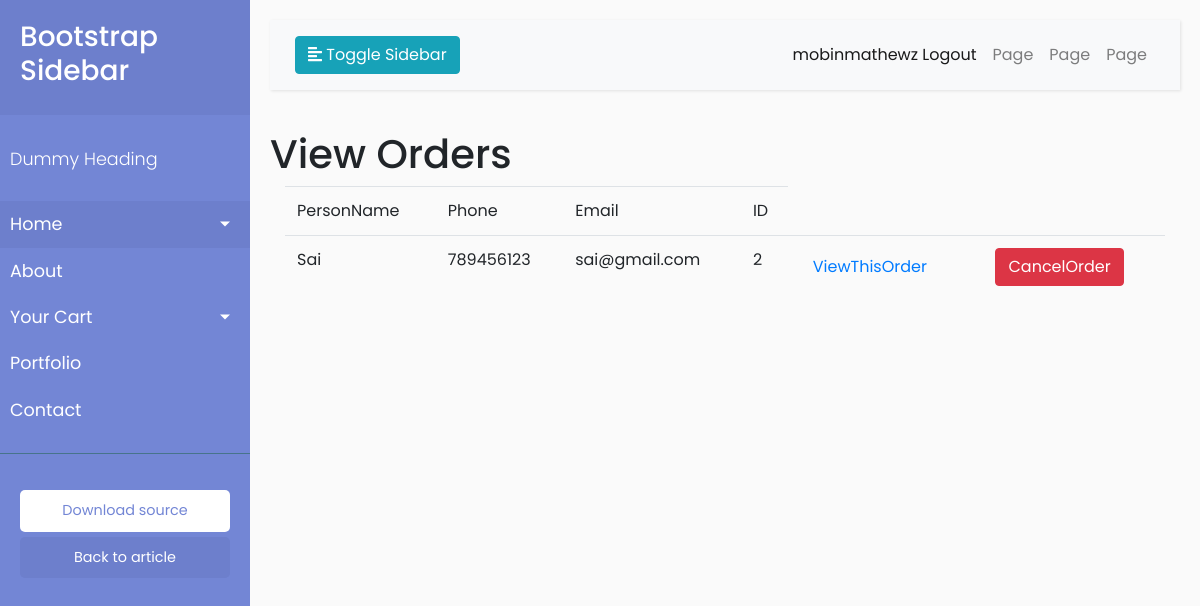
The app's page /product/vieworders/ (signed in) with its own data.
### product/models.py (models this page shows, shortened)
class Orders(models.Model):
    personname = models.CharField(max_length=120)
    address = models.CharField(max_length=120)
    pin = models.CharField(max_length=120)
    phone = models.CharField(max_length=120)
    email = models.CharField(max_length=180)
    productid = models.IntegerField()
    user = models.CharField(max_length=15)
    choice = (
        ('OrderRecieved','OrderRecieved'),
        ('Dispatched','Dispatched'),
        ('Delivered','Delivered'),
        ('Cancelled','Cancelled')
    )
    status = models.CharField(max_length=250,choices=choice,default='OrderRecieved')
    active_status = models.IntegerField(default=1)

### product/views.py (the view)
# urls.py: path('vieworders/',viewOrders,name='viewoders'),
def viewOrders(request):
    qs = Orders.objects.filter(user=request.user,active_status=1)
    context = {}
    context["qs"] = qs
    return render(request,"product/adminViewOrders.html",context)

### product/templates/product/adminViewOrders.html
<!DOCTYPE html>
{% extends "product/base.html" %}
{% block body_block %}
<h1>View Orders</h1>
<div class="container">
    <table class="table">
        <tr>
            <td>PersonName</td>
            <td>Phone</td>
            <td>Email</td>
            <td>ID</td>
        </tr>
        {% for order in qs %}
        <tr>
            <td>{{order.personname}}</td>
            <td>{{order.phone}}</td>
            <td>{{order.email}}</td>
            <td><a href="">{{order.productid}}</a></td>
            <td><a href="{%url 'orderdetail' order.id%}" class="btn btn-link">ViewThisOrder</a></td>
            <td><a href="{%url 'orderdetail' order.id%}" class="btn btn-danger">CancelOrder</a></td>
        </tr>
        {% endfor %}
    </table>
</div>
{% endblock %}

### product/templates/product/base.html (shortened to what this page needs)
<!DOCTYPE html>
<html>
{% load static %}
<head>
    <link rel="stylesheet" href="https://stackpath.bootstrapcdn.com/bootstrap/4.1.0/css/bootstrap.min.css">
    <link rel="stylesheet" href="{%static "css/style.css"%}">
</head>
<body>
    <div class="wrapper">
        <nav id="sidebar">
            <div class="sidebar-header">
                <h3>Bootstrap Sidebar</h3>
            </div>
            <ul class="list-unstyled components">
                <p>Dummy Heading</p>
                <li class="active">
                    <a href="#homeSubmenu" data-toggle="collapse" aria-expanded="false" class="dropdown-toggle">Home</a>
                </li>
                <li>
                    <a href="#">About</a>
                </li>
                <li>
                    <a href="#pageSubmenu" data-toggle="collapse" aria-expanded="false" class="dropdown-toggle">Your Cart</a>
                </li>
                <li>
                    <a href="#">Portfolio</a>
                </li>
                <li>
                    <a href="#">Contact</a>
                </li>
            </ul>
            <ul class="list-unstyled CTAs">
                <li>
                    <a href="https://bootstrapious.com/tutorial/files/sidebar.zip" class="download">Download source</a>
                </li>
                <li>
                    <a href="https://bootstrapious.com/p/bootstrap-sidebar" class="article">Back to article</a>
                </li>
            </ul>
        </nav>
        <div id="content">
            <nav class="navbar navbar-expand-lg navbar-light bg-light">
                <div class="container-fluid">
                    <button type="button" id="sidebarCollapse" class="btn btn-info">
                        <i class="fas fa-align-left"></i>
                        <span>Toggle Sidebar</span>
                    </button>
                    <div class="collapse navbar-collapse" id="navbarSupportedContent">
                        <ul class="nav navbar-nav ml-auto">
                            {% if request.user %}
                            <li class="nav-item active">
                                <a class="nav-link" href="{%url 'logoutpage'%}" >{{request.user}} Logout</a>
                            </li>
                            {% endif %}
                            <li class="nav-item">
                                <a class="nav-link" href="#">Page</a>
                            </li>
                            <li class="nav-item">
                                <a class="nav-link" href="#">Page</a>
                            </li>
                            <li class="nav-item">
                                <a class="nav-link" href="#">Page</a>
                            </li>
                        </ul>
                    </div>
                </div>
            </nav>
{% block body_block %}
    {% endblock %}
        </div>
    </div>
</body>
</html>

### product/static/css/style.css (style rules this page uses)
body { font-family: 'Poppins', sans-serif; background: #fafafa; }
p { font-family: 'Poppins', sans-serif; font-size: 1.1em; font-weight: 300; line-height: 1.7em; color: #999; }
a, a:hover, a:focus { color: inherit; text-decoration: none; transition: all 0.3s; }
.navbar { padding: 15px 10px; background: #fff; border: none; border-radius: 0; margin-bottom: 40px; box-shadow: 1px 1px 3px rgba(0, 0, 0, 0.1); }
.wrapper { display: flex; width: 100%; align-items: stretch; }
#sidebar { min-width: 250px; max-width: 250px; background: #7386D5; color: #fff; transition: all 0.3s; }
#sidebar .sidebar-header { padding: 20px; background: #6d7fcc; }
#sidebar ul.components { padding: 20px 0; border-bottom: 1px solid #47748b; }
#sidebar ul p { color: #fff; padding: 10px; }
#sidebar ul li a { padding: 10px; font-size: 1.1em; display: block; }
#sidebar ul li.active>a, a[aria-expanded="true"] { color: #fff; background: #6d7fcc; }
a[data-toggle="collapse"] { position: relative; }
.dropdown-toggle::after { display: block; position: absolute; top: 50%; right: 20px; transform: translateY(-50%); }
ul.CTAs { padding: 20px; }
ul.CTAs a { text-align: center; font-size: 0.9em !important; display: block; border-radius: 5px; margin-bottom: 5px; }
a.download { background: #fff; color: #7386D5; }
a.article, a.article:hover { background: #6d7fcc !important; color: #fff !important; }
#content { width: 100%; padding: 20px; min-height: 100vh; transition: all 0.3s; }

### records on screen
Orders: personname "Sai", phone "789456123", email "sai@gmail.com", productid "2"

### other values on screen
{{ request.user }} "mobinmathewz"
